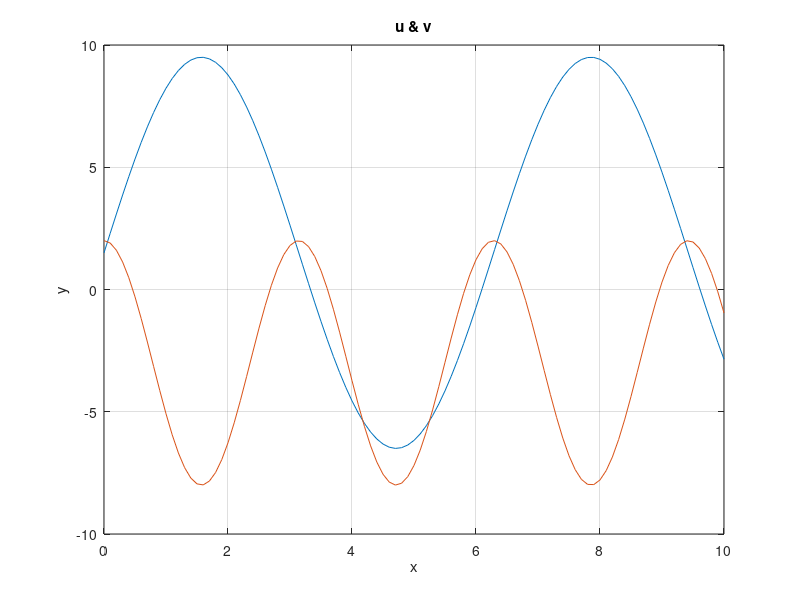

Recreate this plot in MATLAB.
% Oluwatimileyin Olaosebikan , C00422558
% Problem 7
% Sept. 14th 2019 ,Fall 2019
clc,clear;

x = linspace(0,10,101);
u = (8 * sin(x)) + 1.5;
v = (5 * cos(2 *x)) - 3;
plot(x,u,x,v) , title('u & v') , xlabel('x') , ylabel('y'), grid;
